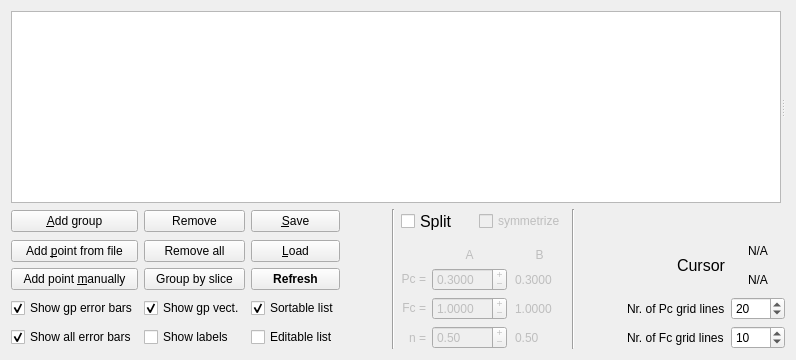
      <widget class="QWidget" name="tab_Argand">
       <attribute name="title">
        <string>Argand diagram</string>
       </attribute>
       <layout class="QHBoxLayout" name="horizontalLayout">
        <item>
         <layout class="QGridLayout" name="gridLayout_14">
          <property name="verticalSpacing">
           <number>6</number>
          </property>
          <item row="1" column="10" colspan="2">
           <widget class="QLabel" name="label_ArgandVersion">
            <property name="enabled">
             <bool>false</bool>
            </property>
            <property name="text">
             <string/>
            </property>
            <property name="alignment">
             <set>Qt::AlignCenter</set>
            </property>
           </widget>
          </item>
          <item row="3" column="7">
           <widget class="QDoubleSpinBox" name="doubleSpinBox_Argand_pcB">
            <property name="enabled">
             <bool>false</bool>
            </property>
            <property name="frame">
             <bool>false</bool>
            </property>
            <property name="readOnly">
             <bool>true</bool>
            </property>
            <property name="buttonSymbols">
             <enum>QAbstractSpinBox::NoButtons</enum>
            </property>
            <property name="decimals">
             <number>4</number>
            </property>
            <property name="maximum">
             <double>1.000000000000000</double>
            </property>
            <property name="value">
             <double>0.300000000000000</double>
            </property>
           </widget>
          </item>
          <item row="1" column="1">
           <widget class="QPushButton" name="pushButton_Argand_Remove">
            <property name="enabled">
             <bool>true</bool>
            </property>
            <property name="text">
             <string>Remove</string>
            </property>
           </widget>
          </item>
          <item row="1" column="3">
           <spacer name="horizontalSpacer_7">
            <property name="orientation">
             <enum>Qt::Horizontal</enum>
            </property>
            <property name="sizeHint" stdset="0">
             <size>
              <width>40</width>
              <height>20</height>
             </size>
            </property>
           </spacer>
          </item>
          <item row="4" column="0">
           <widget class="QCheckBox" name="checkBox_Argand_display_group_errorBars">
            <property name="text">
             <string>Show gp error bars</string>
            </property>
            <property name="checked">
             <bool>true</bool>
            </property>
           </widget>
          </item>
          <item row="1" column="0">
           <widget class="QPushButton" name="pushButton_Argand_AddGroup">
            <property name="enabled">
             <bool>true</bool>
            </property>
            <property name="text">
             <string>&amp;Add group</string>
            </property>
           </widget>
          </item>
          <item row="4" column="1">
           <widget class="QCheckBox" name="checkBox_Argand_display_originVectors">
            <property name="text">
             <string>Show gp vect.</string>
            </property>
            <property name="checked">
             <bool>true</bool>
            </property>
           </widget>
          </item>
          <item row="3" column="6">
           <widget class="QDoubleSpinBox" name="doubleSpinBox_Argand_pcA">
            <property name="enabled">
             <bool>false</bool>
            </property>
            <property name="buttonSymbols">
             <enum>QAbstractSpinBox::PlusMinus</enum>
            </property>
            <property name="decimals">
             <number>4</number>
            </property>
            <property name="maximum">
             <double>1.000000000000000</double>
            </property>
            <property name="singleStep">
             <double>0.010000000000000</double>
            </property>
            <property name="value">
             <double>0.300000000000000</double>
            </property>
           </widget>
          </item>
          <item row="2" column="6">
           <widget class="QLabel" name="label_23">
            <property name="enabled">
             <bool>false</bool>
            </property>
            <property name="text">
             <string>A</string>
            </property>
            <property name="alignment">
             <set>Qt::AlignBottom|Qt::AlignHCenter</set>
            </property>
           </widget>
          </item>
          <item row="4" column="5">
           <widget class="QLabel" name="label_28">
            <property name="enabled">
             <bool>false</bool>
            </property>
            <property name="text">
             <string>&lt;html&gt;&lt;head/&gt;&lt;body&gt;&lt;p&gt;Fc =&lt;/p&gt;&lt;/body&gt;&lt;/html&gt;</string>
            </property>
            <property name="alignment">
             <set>Qt::AlignRight|Qt::AlignTrailing|Qt::AlignVCenter</set>
            </property>
           </widget>
          </item>
          <item row="5" column="7">
           <widget class="QDoubleSpinBox" name="doubleSpinBox_Argand_nB">
            <property name="enabled">
             <bool>false</bool>
            </property>
            <property name="frame">
             <bool>false</bool>
            </property>
            <property name="readOnly">
             <bool>true</bool>
            </property>
            <property name="buttonSymbols">
             <enum>QAbstractSpinBox::NoButtons</enum>
            </property>
            <property name="maximum">
             <double>1.000000000000000</double>
            </property>
            <property name="singleStep">
             <double>0.100000000000000</double>
            </property>
            <property name="value">
             <double>0.500000000000000</double>
            </property>
           </widget>
          </item>
          <item row="4" column="6">
           <widget class="QDoubleSpinBox" name="doubleSpinBox_Argand_fcA">
            <property name="enabled">
             <bool>false</bool>
            </property>
            <property name="buttonSymbols">
             <enum>QAbstractSpinBox::PlusMinus</enum>
            </property>
            <property name="decimals">
             <number>4</number>
            </property>
            <property name="minimum">
             <double>-99.000000000000000</double>
            </property>
            <property name="maximum">
             <double>99.000000000000000</double>
            </property>
            <property name="singleStep">
             <double>0.010000000000000</double>
            </property>
            <property name="value">
             <double>1.000000000000000</double>
            </property>
           </widget>
          </item>
          <item row="2" column="7">
           <widget class="QLabel" name="label_24">
            <property name="enabled">
             <bool>false</bool>
            </property>
            <property name="text">
             <string>B</string>
            </property>
            <property name="alignment">
             <set>Qt::AlignBottom|Qt::AlignHCenter</set>
            </property>
           </widget>
          </item>
          <item row="3" column="5">
           <widget class="QLabel" name="label_25">
            <property name="enabled">
             <bool>false</bool>
            </property>
            <property name="text">
             <string>&lt;html&gt;&lt;head/&gt;&lt;body&gt;&lt;p&gt;Pc =&lt;/p&gt;&lt;/body&gt;&lt;/html&gt;</string>
            </property>
            <property name="alignment">
             <set>Qt::AlignRight|Qt::AlignTrailing|Qt::AlignVCenter</set>
            </property>
           </widget>
          </item>
          <item row="5" column="6">
           <widget class="QDoubleSpinBox" name="doubleSpinBox_Argand_nA">
            <property name="enabled">
             <bool>false</bool>
            </property>
            <property name="buttonSymbols">
             <enum>QAbstractSpinBox::PlusMinus</enum>
            </property>
            <property name="maximum">
             <double>1.000000000000000</double>
            </property>
            <property name="singleStep">
             <double>0.050000000000000</double>
            </property>
            <property name="value">
             <double>0.500000000000000</double>
            </property>
           </widget>
          </item>
          <item row="4" column="7">
           <widget class="QDoubleSpinBox" name="doubleSpinBox_Argand_fcB">
            <property name="enabled">
             <bool>false</bool>
            </property>
            <property name="frame">
             <bool>false</bool>
            </property>
            <property name="readOnly">
             <bool>true</bool>
            </property>
            <property name="buttonSymbols">
             <enum>QAbstractSpinBox::NoButtons</enum>
            </property>
            <property name="decimals">
             <number>4</number>
            </property>
            <property name="minimum">
             <double>-99.000000000000000</double>
            </property>
            <property name="maximum">
             <double>99.000000000000000</double>
            </property>
            <property name="value">
             <double>1.000000000000000</double>
            </property>
           </widget>
          </item>
          <item row="5" column="5">
           <widget class="QLabel" name="label_26">
            <property name="enabled">
             <bool>false</bool>
            </property>
            <property name="text">
             <string>n =</string>
            </property>
            <property name="alignment">
             <set>Qt::AlignRight|Qt::AlignTrailing|Qt::AlignVCenter</set>
            </property>
           </widget>
          </item>
          <item row="5" column="0">
           <widget class="QCheckBox" name="checkBox_Argand_display_errorBars">
            <property name="font">
             <font>
              <family>Ubuntu</family>
             </font>
            </property>
            <property name="text">
             <string>Show all error bars</string>
            </property>
            <property name="checked">
             <bool>true</bool>
            </property>
           </widget>
          </item>
          <item row="5" column="1">
           <widget class="QCheckBox" name="checkBox_displayLabels">
            <property name="toolTip">
             <string extracomment="Enabled/Disables displaying of the labels."/>
            </property>
            <property name="text">
             <string>Show labels</string>
            </property>
            <property name="checked">
             <bool>false</bool>
            </property>
           </widget>
          </item>
          <item row="3" column="1">
           <widget class="QPushButton" name="pushButton_GpBySlice">
            <property name="toolTip">
             <string>This will regroup all the items from the selected groups. Grouping them by slice.</string>
            </property>
            <property name="text">
             <string>Group by slice</string>
            </property>
           </widget>
          </item>
          <item row="2" column="1">
           <widget class="QPushButton" name="pushButton_Argand_removeAll">
            <property name="text">
             <string>Remove all</string>
            </property>
           </widget>
          </item>
          <item row="3" column="0">
           <widget class="QPushButton" name="pushButton_Argand_ManualValues">
            <property name="enabled">
             <bool>true</bool>
            </property>
            <property name="text">
             <string>Add point &amp;manually</string>
            </property>
           </widget>
          </item>
          <item row="2" column="0">
           <widget class="QPushButton" name="pushButton_Argand_AddDataset">
            <property name="enabled">
             <bool>true</bool>
            </property>
            <property name="text">
             <string>Add &amp;point from file</string>
            </property>
           </widget>
          </item>
          <item row="1" column="4" rowspan="5">
           <widget class="Line" name="line_6">
            <property name="orientation">
             <enum>Qt::Vertical</enum>
            </property>
           </widget>
          </item>
          <item row="1" column="8" rowspan="5">
           <widget class="Line" name="line_7">
            <property name="orientation">
             <enum>Qt::Vertical</enum>
            </property>
           </widget>
          </item>
          <item row="4" column="11">
           <widget class="QSpinBox" name="spinBox_Pc_grid_lines">
            <property name="maximum">
             <number>1000</number>
            </property>
            <property name="value">
             <number>20</number>
            </property>
           </widget>
          </item>
          <item row="3" column="11">
           <widget class="QLabel" name="label_liveFc">
            <property name="text">
             <string>N/A</string>
            </property>
            <property name="alignment">
             <set>Qt::AlignCenter</set>
            </property>
           </widget>
          </item>
          <item row="1" column="2">
           <widget class="QPushButton" name="pushButton_Argand_Save">
            <property name="text">
             <string>&amp;Save</string>
            </property>
           </widget>
          </item>
          <item row="5" column="10">
           <widget class="QLabel" name="label_11">
            <property name="text">
             <string>Nr. of Fc grid lines</string>
            </property>
           </widget>
          </item>
          <item row="2" column="10" rowspan="2">
           <widget class="QLabel" name="label_27">
            <property name="font">
             <font>
              <pointsize>12</pointsize>
             </font>
            </property>
            <property name="text">
             <string>Cursor</string>
            </property>
            <property name="alignment">
             <set>Qt::AlignRight|Qt::AlignTrailing|Qt::AlignVCenter</set>
            </property>
           </widget>
          </item>
          <item row="5" column="11">
           <widget class="QSpinBox" name="spinBox_Fc_grid_lines">
            <property name="maximum">
             <number>1000</number>
            </property>
            <property name="value">
             <number>10</number>
            </property>
           </widget>
          </item>
          <item row="3" column="2">
           <widget class="QPushButton" name="pushButton_refresh">
            <property name="font">
             <font>
              <weight>75</weight>
              <bold>true</bold>
             </font>
            </property>
            <property name="text">
             <string>Refresh</string>
            </property>
           </widget>
          </item>
          <item row="2" column="11">
           <widget class="QLabel" name="label_livePc">
            <property name="text">
             <string>N/A</string>
            </property>
            <property name="alignment">
             <set>Qt::AlignCenter</set>
            </property>
           </widget>
          </item>
          <item row="4" column="10">
           <widget class="QLabel" name="label_12">
            <property name="text">
             <string>Nr. of Pc grid lines</string>
            </property>
           </widget>
          </item>
          <item row="2" column="9">
           <spacer name="horizontalSpacer_9">
            <property name="orientation">
             <enum>Qt::Horizontal</enum>
            </property>
            <property name="sizeHint" stdset="0">
             <size>
              <width>40</width>
              <height>20</height>
             </size>
            </property>
           </spacer>
          </item>
          <item row="2" column="2">
           <widget class="QPushButton" name="pushButton_Argand_Load">
            <property name="text">
             <string>&amp;Load</string>
            </property>
           </widget>
          </item>
          <item row="0" column="0" colspan="12">
           <widget class="QSplitter" name="splitter">
            <property name="orientation">
             <enum>Qt::Horizontal</enum>
            </property>
            <widget class="QTreeWidget" name="treeWidget_Argand_List">
             <property name="enabled">
              <bool>true</bool>
             </property>
             <property name="editTriggers">
              <set>QAbstractItemView::DoubleClicked|QAbstractItemView::EditKeyPressed|QAbstractItemView::SelectedClicked</set>
             </property>
             <property name="dragEnabled">
              <bool>true</bool>
             </property>
             <property name="dragDropMode">
              <enum>QAbstractItemView::DragDrop</enum>
             </property>
             <property name="defaultDropAction">
              <enum>Qt::MoveAction</enum>
             </property>
             <property name="selectionMode">
              <enum>QAbstractItemView::ExtendedSelection</enum>
             </property>
             <property name="uniformRowHeights">
              <bool>true</bool>
             </property>
             <property name="sortingEnabled">
              <bool>true</bool>
             </property>
             <property name="columnCount">
              <number>0</number>
             </property>
             <attribute name="headerCascadingSectionResizes">
              <bool>false</bool>
             </attribute>
             <attribute name="headerDefaultSectionSize">
              <number>100</number>
             </attribute>
             <attribute name="headerHighlightSections">
              <bool>false</bool>
             </attribute>
             <attribute name="headerMinimumSectionSize">
              <number>50</number>
             </attribute>
            </widget>
            <widget class="QWidget" name="layoutWidget">
             <layout class="QVBoxLayout" name="verticalLayout_argand"/>
            </widget>
           </widget>
          </item>
          <item row="1" column="5" colspan="3">
           <layout class="QHBoxLayout" name="horizontalLayout_8">
            <item>
             <widget class="QCheckBox" name="checkBox_splitVector">
              <property name="font">
               <font>
                <pointsize>12</pointsize>
               </font>
              </property>
              <property name="layoutDirection">
               <enum>Qt::LeftToRight</enum>
              </property>
              <property name="text">
               <string>Split</string>
              </property>
             </widget>
            </item>
            <item>
             <widget class="QCheckBox" name="checkBox_symmetricSplit">
              <property name="enabled">
               <bool>false</bool>
              </property>
              <property name="toolTip">
               <string extracomment="If checked the split vector will snap in to a symmetric case where vector A and B have the same coherent fraction."/>
              </property>
              <property name="layoutDirection">
               <enum>Qt::LeftToRight</enum>
              </property>
              <property name="text">
               <string>symmetrize</string>
              </property>
             </widget>
            </item>
           </layout>
          </item>
          <item row="5" column="2">
           <widget class="QCheckBox" name="checkBox_ArgandList_editable">
            <property name="text">
             <string>Editable list</string>
            </property>
           </widget>
          </item>
          <item row="4" column="2">
           <widget class="QCheckBox" name="checkBox_SortOnOff">
            <property name="text">
             <string>Sortable list</string>
            </property>
            <property name="checked">
             <bool>true</bool>
            </property>
           </widget>
          </item>
         </layout>
        </item>
       </layout>
      </widget>
